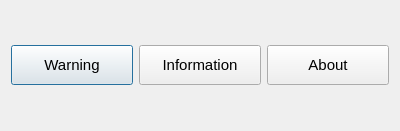
<?xml version="1.0" encoding="UTF-8"?>
<ui version="4.0">
 <class>Dialog</class>
 <widget class="QDialog" name="Dialog">
  <property name="geometry">
   <rect>
    <x>0</x>
    <y>0</y>
    <width>400</width>
    <height>131</height>
   </rect>
  </property>
  <property name="windowTitle">
   <string>QMessageDialog</string>
  </property>
  <property name="styleSheet">
   <string notr="true">QPushButton {
font-size: 15px;
padding: 10px;
}</string>
  </property>
  <layout class="QHBoxLayout" name="horizontalLayout">
   <item>
    <widget class="QPushButton" name="pushButton">
     <property name="text">
      <string>Warning</string>
     </property>
    </widget>
   </item>
   <item>
    <widget class="QPushButton" name="pushButton_2">
     <property name="text">
      <string>Information</string>
     </property>
    </widget>
   </item>
   <item>
    <widget class="QPushButton" name="pushButton_3">
     <property name="text">
      <string>About</string>
     </property>
    </widget>
   </item>
  </layout>
 </widget>
 <resources/>
 <connections/>
</ui>
